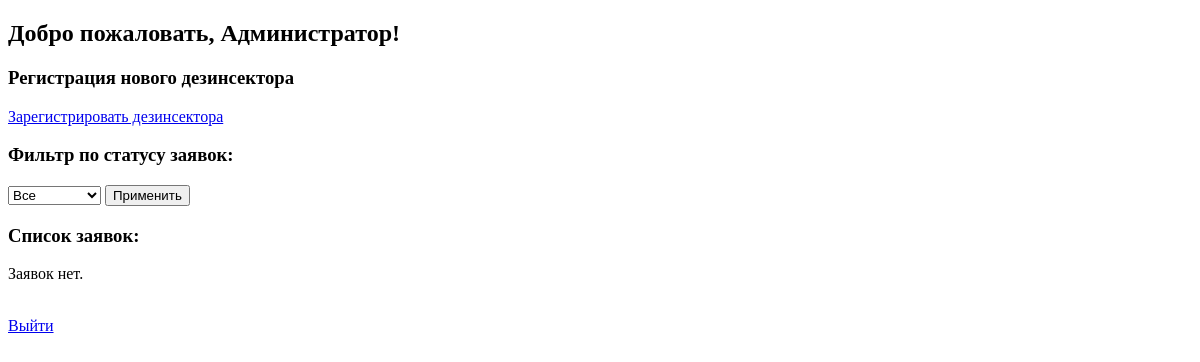
Page /admin/dashboard (signed in) on the earlier database version.
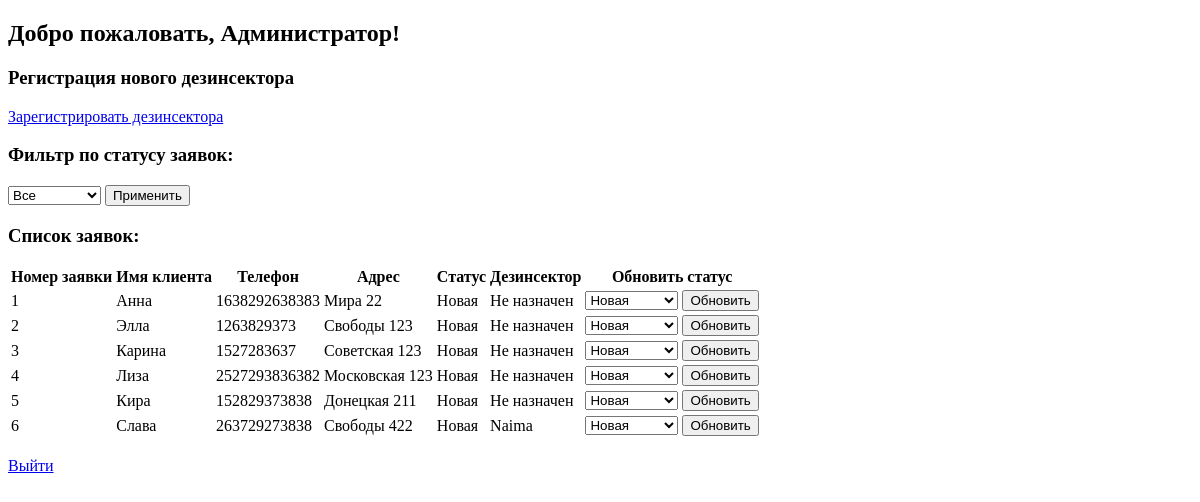
Same page on the later database version.
### app/model.py (models this page shows, shortened)
class Order(db.Model):
    __tablename__ = 'orders'
    id = Column(Integer, primary_key=True, index=True)
    disinsector_id = Column(Integer, ForeignKey('disinsectors.id'), nullable=True)
    client_id = Column(Integer, ForeignKey('clients.id'), nullable=False)
    order_status = Column(String(50), default='Новая')
    object_type = Column(String(50), nullable=False)
    insect_quantity = Column(String(50), nullable=False)
    disinsect_experience = Column(Boolean, nullable=False)
    estimated_price = Column(String(50), nullable=True)
    final_price = Column(String(50), nullable=True)
    poison_type = Column(String(100), nullable=True)
    insect_type = Column(String(100), nullable=True)
    client_area = Column(String(100), nullable=True)
    created_at = Column(DateTime, default=datetime.utcnow, onupdate=datetime.utcnow, nullable=False)
    disinsector = relationship("Disinsector", back_populates="orders")
    client = relationship("Client", back_populates="orders")

class Client(db.Model):
    __tablename__ = 'clients'
    id = Column(Integer, primary_key=True, index=True)
    name = Column(String(100), nullable=False)
    phone = Column(String(20), nullable=False)
    address = Column(String(200), nullable=False)
    orders = relationship("Order", back_populates="client")

class Disinsector(db.Model):
    __tablename__ = 'disinsectors'
    id = Column(Integer, primary_key=True, index=True)
    name = Column(String(100), nullable=False)
    email = Column(String(120), unique=True, nullable=False)
    password = Column(String(128), nullable=False)
    token = Column(String(128), unique=True, nullable=False)
    telegram_user_id = Column(Integer, unique=True, nullable=True)  # Уникальный идентификатор Telegram пользователя
    load = Column(Integer, default=0)  # Количество активных заявок
    max_load = Column(Integer, default=5)  # Максимальная загрузка
    last_assigned = Column(DateTime, default=datetime.utcnow)
    orders = relationship('Order', back_populates='disinsector')

### app/main.py (the view)
@main_bp.route('/admin/dashboard', methods=['GET'])
def admin_dashboard():
    if 'admin_id' in session:
        status = request.args.get('status', 'Все')
        try:
            query = db.session.query(Order).options(
                joinedload(Order.client),
                joinedload(Order.disinsector)
            )
            if status != 'Все':
                query = query.filter_by(order_status=status)
            orders = query.all()
        except Exception as e:
            logger.error(f"Ошибка при получении заявок для админ-дэшборда: {e}")
            flash("Произошла ошибка при загрузке заявок.", 'danger')
            return redirect(url_for('main.index'))
        return render_template('admin_dashboard.html', orders=orders)
    else:
        flash("Пожалуйста, войдите как администратор.", 'warning')
        return redirect(url_for('auth.admin_login'))

### app/templates/admin_dashboard.html (shortened to what this page needs)
<!DOCTYPE html>
<html lang="ru">
<head>
</head>
<body>
    <h2>Добро пожаловать, Администратор!</h2>
    <h3>Регистрация нового дезинсектора</h3>
    <p>
        <a href="{{ url_for('auth.register_disinsector') }}">Зарегистрировать дезинсектора</a>
    </p>
    <h3>Фильтр по статусу заявок:</h3>
    <form method="GET" action="{{ url_for('main.admin_dashboard') }}">
        <select name="status">
            <option value="Все">Все</option>
        </select>
        <input type="submit" value="Применить">
    </form>
    <h3>Список заявок:</h3>
    {% if orders %}
    <table>
        <tr>
            <th>Номер заявки</th>
            <th>Имя клиента</th>
            <th>Телефон</th>
            <th>Адрес</th>
            <th>Статус</th>
            <th>Дезинсектор</th>
            <th>Обновить статус</th>
        </tr>
        {% for order in orders %}
        <tr>
            <td>{{ order.id }}</td>
            <td>{{ order.client.name }}</td>
            <td>{{ order.client.phone }}</td>
            <td>{{ order.client.address }}</td>
            <td>{{ order.order_status }}</td>
            <td>{{ order.disinsector.name if order.disinsector else 'Не назначен' }}</td>
            <td>
                <form method="POST" action="{{ url_for('main.update_order_status') }}">
                    <select name="new_status">
                        <option value="Новая" {% if order.order_status == 'Новая' %}selected{% endif %}>Новая</option>
                    </select>
                    <input type="submit" value="Обновить">
                </form>
            </td>
        </tr>
        {% endfor %}
    </table>
    {% else %}
        <p>Заявок нет.</p>
    {% endif %}
    <br>
    <a href="{{ url_for('auth.logout') }}">Выйти</a>
</body>
</html>

Differences in the rows shown:
added Order: id "1", client.name "Анна", client.phone "1638292638383", client.address "Мира 22", order_status "Новая", disinsector "Не назначен", new_status "Новая"
added Order: id "2", client.name "Элла", client.phone "1263829373", client.address "Свободы 123", order_status "Новая", disinsector "Не назначен", new_status "Новая"
added Order: id "3", client.name "Карина", client.phone "1527283637", client.address "Советская 123", order_status "Новая", disinsector "Не назначен", new_status "Новая"
added Order: id "4", client.name "Лиза", client.phone "2527293836382", client.address "Московская 123", order_status "Новая", disinsector "Не назначен", new_status "Новая"
added Order: id "5", client.name "Кира", client.phone "152829373838", client.address "Донецкая 211", order_status "Новая", disinsector "Не назначен", new_status "Новая"
added Order: id "6", client.name "Слава", client.phone "263729273838", client.address "Свободы 422", order_status "Новая", disinsector "Naima", new_status "Новая"
Other differences:
text no longer shown: "Заявок нет."
text now shown: "Номер заявки Имя клиента Телефон Адрес Статус Дезинсектор Обновить статус"
